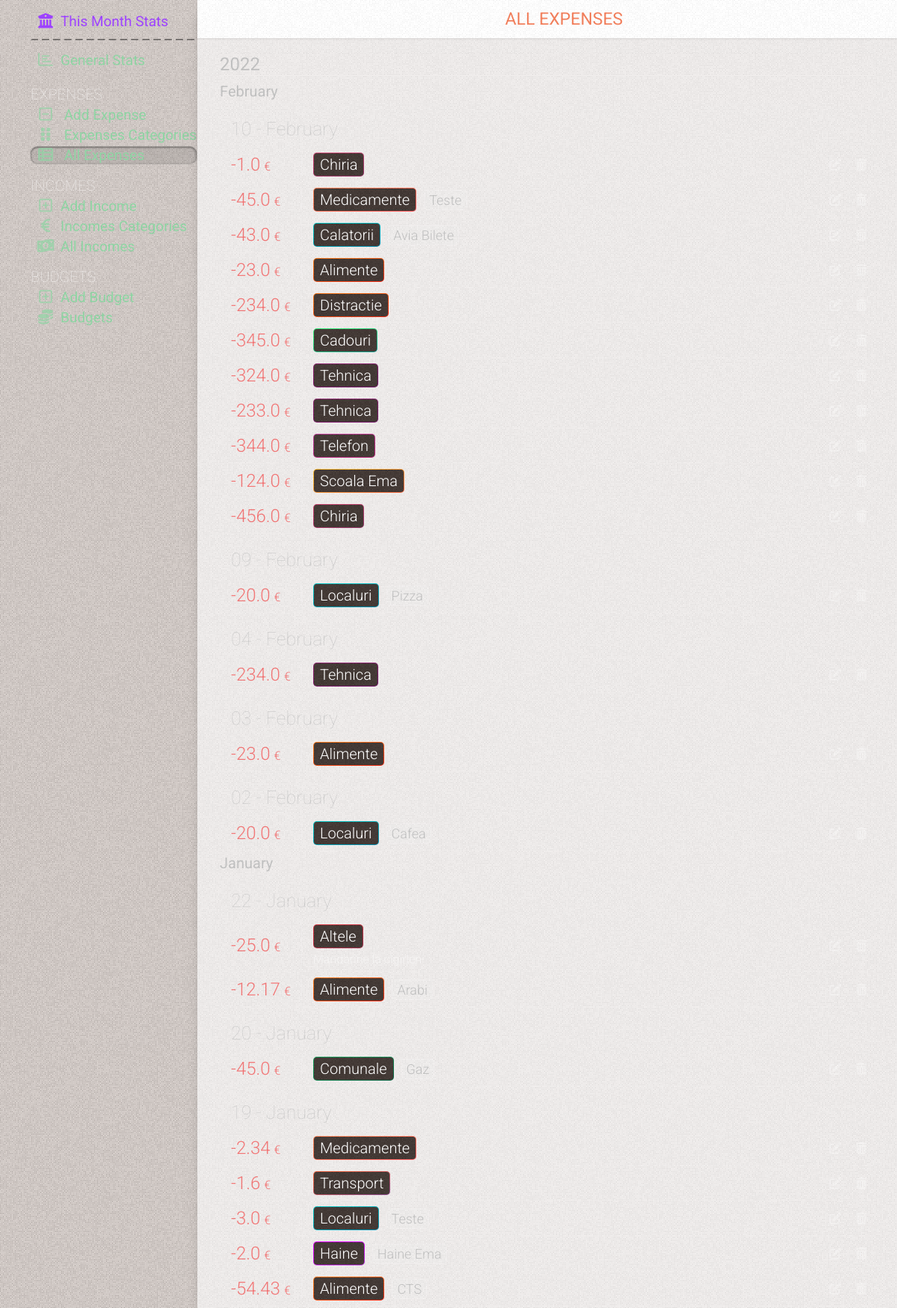
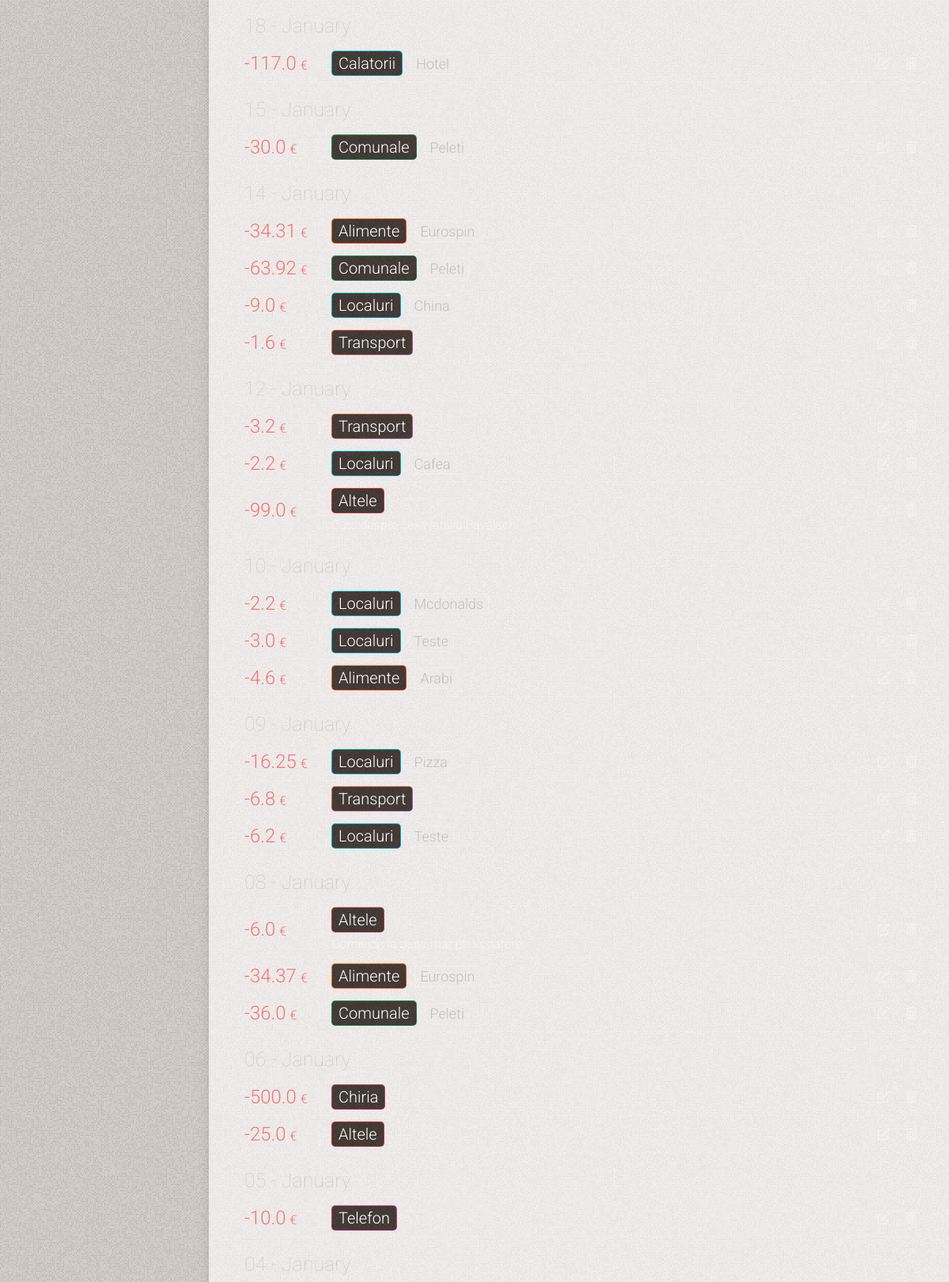
The app's page /all-expenses (upper part) with its own data (2 pictures, top to bottom).
### tables this page shows
CREATE TABLE expenses
(
    id          INTEGER PRIMARY KEY AUTOINCREMENT,
    date        TIMESTAMP NOT NULL DEFAULT CURRENT_TIMESTAMP,
    sum         REAL      NOT NULL,
    category    INTEGER   NOT NULL,
    subcategory INTEGER   NOT NULL,
    comment     TEXT

);

CREATE TABLE categories
(
    id    INTEGER PRIMARY KEY AUTOINCREMENT,
    name  TEXT NOT NULL,
    color TEXT,
    state TEXT DEFAULT false
);

CREATE TABLE subcategories
(
    id          INTEGER PRIMARY KEY AUTOINCREMENT,
    name        TEXT    NOT NULL,
    category_id INTEGER NOT NULL,
    state       TEXT DEFAULT false

);

### app.py (the view)
@app.route('/all-expenses')
def all_expenses():
    conn = get_db_connection()
    all_expenses = conn.execute(
        'SELECT sum, expenses.id as id, '
        'strftime("%d", date) as day, strftime("%m", date) as month, strftime("%Y", date) as year, '
        'categories.name as category, '
        'categories.color as color, '
        'subcategories.name as subcategory, '
        'comment '
        'FROM expenses '
        'LEFT JOIN categories on categories.id = expenses.category '
        'LEFT JOIN subcategories on subcategories.id = expenses.subcategory  '
        'ORDER BY date DESC').fetchall()
    conn.close()
    return render_template('all_expenses.html', title='All Expenses', gradient='text-gradient-red',
                           all_expenses=all_expenses)

### app.py (called while the page is built)
def get_db_connection():
    conn = sqlite3.connect('static/database.db')
    conn.row_factory = sqlite3.Row
    return conn

@app.template_filter('month_name')
def month_name(month_number):
    return calendar.month_name[month_number]

### templates/all_expenses.html (shortened to what this page needs)
{% extends 'base.html' %} {% block content %}
	<div class="page_title {{ gradient }}" >
		<span >{% block title %} {{ title }} {% endblock %}</span >
	</div >
	<div class="content" >
		{% if all_expenses|length == 0 %}
			<div class="no-results mt-50" >You have not added any expense yet. Click on (+) to add</div >
		{% else %}
			<div class="cards  relative" >
				{% for key, list in all_expenses|groupby('year')|sort(attribute='0', reverse=True) %}
					<div class="" >
						<div class="cards-year" >{{ key }} </div >
						{% for key2, list2 in list|groupby('month')|sort(attribute='0', reverse=True) %}
							<div class="" >
								<div class="cards-month" >{{ key2|int|month_name }}</div >
								{% for key3, list3 in list2|groupby('day')|sort(attribute='0', reverse=True) %}
									<div class=" subtitle2 mt-20 " >{{ key3 }} - {{ key2|int|month_name }} </div >
									{% for sum, id, day, month, year, category, color, subcategory, comment in list3 %}
										<div class="card flex items-center relative overflow-hidden flex-wrap " >
											<div class="flex items-center w-full" >
												<div class="card-info flex flex-1" >
													<div class="flex flex-1" >
														<span class="card-amount flex items-center" >  {{ sum }} <span >&euro;</span > </span >
														<div class="flex flex-col justify-center ml-15" >
															<div class="flex flex-wrap items-center" >
																<span class="{{ color }} card-category" >  <span >{{ category }}</span >  </span >
																{% if (subcategory != '') and (subcategory !=None) %}
																	<span class="card-subcategory ml-10" >  {{ subcategory }}  </span >
																{% endif %}
															</div >
															{% if (comment != '') and (comment !=None) %}
																<span class="block mt-5 card-comment" >  {{ comment }} </span >
															{% endif %}
														</div >
													</div >
													<div class="card-btns  flex items-center flex-shrink-0 ml-auto" >
														<a href="{{ id }}/edit" class="btn-ac" >
															<i class="fa-solid fa-pen-to-square" ></i >
														</a >
														<a href="/delete-expense/{{ id }}" class="btn-ac"
															 onclick="return confirm('Delete this expense?')" ><i class="fa-solid fa-trash-can" ></i ></a >
													</div >
												</div >
											</div >
										</div >
									{% endfor %}
								{% endfor %}
							</div >
						{% endfor %}
					</div >
				{% endfor %}
			</div >
		{% endif %}
	</div >
{% endblock %}

### static/css/mmenu.css (style rules this page uses)
:root { --mm-line-height: 20px; --mm-listitem-size: 38px; --mm-navbar-size: 44px; --mm-offset-top: 0; --mm-offset-right: 0; --mm-offset-bottom: 0; --mm-offset-left: 0; --mm-color-border: rgba(0, 0, 0, 0.1); --mm-color-button: rgba(0, 0, 0, 0.3); --mm-color-text: rgba(0, 0, 0, 0.75); --mm-color-text-dimmed: rgba(0, 0, 0, 0.3); --mm-color-background: #f3f3f3; --mm-color-background-highlight: rgba(0, 0, 0, 0.05); --mm-color-background-emphasis: rgba(255, 255, 255, 0.4); --mm-shadow: 0 0 10px rgba(0, 0, 0, 0.3) }
:root { --mm-iconbar-size: 50px }
:root { --mm-iconpanel-size: 50px }
:root { --mm-sidebar-collapsed-size: 50px; --mm-sidebar-expanded-size: 440px }

### records on screen
expenses: sum "1.0", name "Chiria"
expenses: sum "45.0", name "Medicamente", name "Teste"
expenses: sum "43.0", name "Calatorii", name "Avia Bilete"
expenses: sum "23.0", name "Alimente"
expenses: sum "234.0", name "Distractie"
expenses: sum "345.0", name "Cadouri"
expenses: sum "324.0", name "Tehnica"
expenses: sum "233.0", name "Tehnica"
expenses: sum "344.0", name "Telefon"
expenses: sum "124.0", name "Scoala Ema"
expenses: sum "456.0", name "Chiria"
expenses: sum "20.0", name "Localuri", name "Pizza"
expenses: sum "234.0", name "Tehnica"
expenses: sum "23.0", name "Alimente"
expenses: sum "20.0", name "Localuri", name "Cafea"
expenses: sum "25.0", name "Altele", comment "Mandarine la cigirleni"
expenses: sum "12.17", name "Alimente", name "Arabi"
expenses: sum "45.0", name "Comunale", name "Gaz"
expenses: sum "2.34", name "Medicamente"
expenses: sum "1.6", name "Transport"
expenses: sum "3.0", name "Localuri", name "Teste"
expenses: sum "2.0", name "Haine", name "Haine Ema"
expenses: sum "54.43", name "Alimente", name "CTS"
expenses: sum "117.0", name "Calatorii", name "Hotel"
expenses: sum "30.0", name "Comunale", name "Peleti"
expenses: sum "34.31", name "Alimente", name "Eurospin"
expenses: sum "63.92", name "Comunale", name "Peleti"
expenses: sum "9.0", name "Localuri", name "China"
expenses: sum "1.6", name "Transport"
expenses: sum "3.2", name "Transport"
expenses: sum "2.2", name "Localuri", name "Cafea"
expenses: sum "99.0", name "Altele", comment "Curs despre sex Natalia Pavalachi"
expenses: sum "2.2", name "Localuri", name "Mcdonalds"
expenses: sum "3.0", name "Localuri", name "Teste"
expenses: sum "4.6", name "Alimente", name "Arabi"
expenses: sum "16.25", name "Localuri", name "Pizza"
expenses: sum "6.8", name "Transport"
expenses: sum "6.2", name "Localuri", name "Teste"
expenses: sum "6.0", name "Altele", comment "Comision la bancimat ptr scoatere"
expenses: sum "34.37", name "Alimente", name "Eurospin"
expenses: sum "36.0", name "Comunale", name "Peleti"
expenses: sum "500.0", name "Chiria"
expenses: sum "25.0", name "Altele"
expenses: sum "10.0", name "Telefon"

### other values on screen
{{ title }} "ALL EXPENSES"
{{ key }} "2022"
{{ key2|int|month_name }} "February" "January"
{{ key3 }} "10" "09" "04" "03" "02" "22" "20" "19" "18" "15" "14" "12" "10" "09" "08" "06" "05" "04"
{{ key2|int|month_name }} "February" "February" "February" "February" "February" "January" "January" "January" "January" "January" "January" "January" "January" "January" "January" "January" "January" "January"
